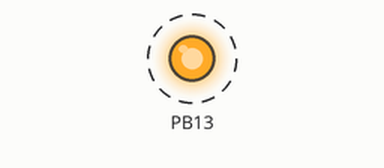
This sketch was run on a simulated STM32 Blue Pill. Parts: output pins drawn as LEDs (lit = HIGH). Dashed ring = blinking. What the sketch prints to the serial monitor is not drawn.

Above: at 0.2 s.
Timing chart, 0 to 3.0 s (numbered marks = the images above):
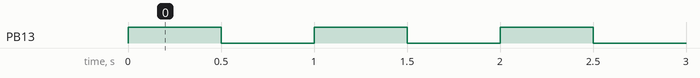

Measured:
- by itself, PB13: alternates HIGH for 0.50 s and LOW for 0.50 s

The sketch:

stm32_noboot.ino
```cpp
int i = 0;
void setup() {
  pinMode(PB13, OUTPUT);
  Serial.begin(115200);
  Serial2.begin(115200);
  Serial3.begin(115200);
}

void loop() {

  Serial.println("77");
  digitalWrite(PB13, HIGH);
  delay(500);

  Serial2.print("99");
  digitalWrite(PB13, LOW);
  delay(500);

  if (Serial2.available() > 0) {
    char i = Serial2.read();
    Serial.println(i);
  }

}
```
